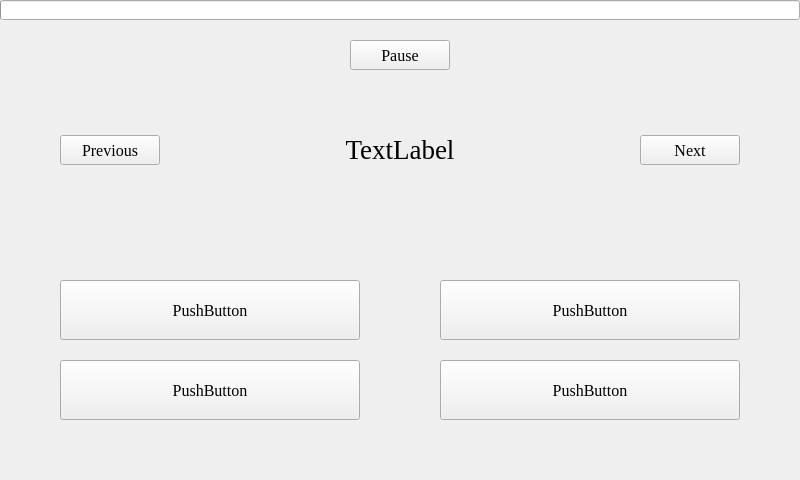
<?xml version="1.0" encoding="UTF-8"?>
<ui version="4.0">
 <class>MainWindow</class>
 <widget class="QMainWindow" name="MainWindow">
  <property name="geometry">
   <rect>
    <x>0</x>
    <y>0</y>
    <width>800</width>
    <height>480</height>
   </rect>
  </property>
  <property name="windowTitle">
   <string>Memerizer</string>
  </property>
  <widget class="QWidget" name="centralwidget">
   <widget class="QLabel" name="labelText">
    <property name="geometry">
     <rect>
      <x>200</x>
      <y>100</y>
      <width>400</width>
      <height>100</height>
     </rect>
    </property>
    <property name="font">
     <font>
      <family>Times New Roman</family>
      <pointsize>20</pointsize>
     </font>
    </property>
    <property name="cursor">
     <cursorShape>IBeamCursor</cursorShape>
    </property>
    <property name="text">
     <string>TextLabel</string>
    </property>
    <property name="alignment">
     <set>Qt::AlignCenter</set>
    </property>
    <property name="textInteractionFlags">
     <set>Qt::TextSelectableByMouse</set>
    </property>
   </widget>
   <widget class="QPushButton" name="pushButton0">
    <property name="geometry">
     <rect>
      <x>60</x>
      <y>280</y>
      <width>300</width>
      <height>60</height>
     </rect>
    </property>
    <property name="font">
     <font>
      <family>Times New Roman</family>
      <pointsize>12</pointsize>
     </font>
    </property>
    <property name="text">
     <string>PushButton</string>
    </property>
   </widget>
   <widget class="QPushButton" name="pushButton1">
    <property name="geometry">
     <rect>
      <x>440</x>
      <y>280</y>
      <width>300</width>
      <height>60</height>
     </rect>
    </property>
    <property name="font">
     <font>
      <family>Times New Roman</family>
      <pointsize>12</pointsize>
     </font>
    </property>
    <property name="text">
     <string>PushButton</string>
    </property>
   </widget>
   <widget class="QPushButton" name="pushButton2">
    <property name="geometry">
     <rect>
      <x>60</x>
      <y>360</y>
      <width>300</width>
      <height>60</height>
     </rect>
    </property>
    <property name="font">
     <font>
      <family>Times New Roman</family>
      <pointsize>12</pointsize>
     </font>
    </property>
    <property name="text">
     <string>PushButton</string>
    </property>
   </widget>
   <widget class="QPushButton" name="pushButton3">
    <property name="geometry">
     <rect>
      <x>440</x>
      <y>360</y>
      <width>300</width>
      <height>60</height>
     </rect>
    </property>
    <property name="font">
     <font>
      <family>Times New Roman</family>
      <pointsize>12</pointsize>
     </font>
    </property>
    <property name="text">
     <string>PushButton</string>
    </property>
   </widget>
   <widget class="QPushButton" name="pushButtonNext">
    <property name="geometry">
     <rect>
      <x>640</x>
      <y>135</y>
      <width>100</width>
      <height>30</height>
     </rect>
    </property>
    <property name="font">
     <font>
      <family>Times New Roman</family>
      <pointsize>12</pointsize>
     </font>
    </property>
    <property name="text">
     <string>Next</string>
    </property>
   </widget>
   <widget class="QProgressBar" name="progressBar">
    <property name="geometry">
     <rect>
      <x>0</x>
      <y>0</y>
      <width>800</width>
      <height>20</height>
     </rect>
    </property>
    <property name="value">
     <number>0</number>
    </property>
    <property name="textVisible">
     <bool>false</bool>
    </property>
   </widget>
   <widget class="QPushButton" name="pushButtonPrevious">
    <property name="geometry">
     <rect>
      <x>60</x>
      <y>135</y>
      <width>100</width>
      <height>30</height>
     </rect>
    </property>
    <property name="font">
     <font>
      <family>Times New Roman</family>
      <pointsize>12</pointsize>
     </font>
    </property>
    <property name="text">
     <string>Previous</string>
    </property>
   </widget>
   <widget class="QPushButton" name="pushButtonPause">
    <property name="geometry">
     <rect>
      <x>350</x>
      <y>40</y>
      <width>100</width>
      <height>30</height>
     </rect>
    </property>
    <property name="font">
     <font>
      <family>Times New Roman</family>
      <pointsize>12</pointsize>
     </font>
    </property>
    <property name="text">
     <string>Pause</string>
    </property>
   </widget>
  </widget>
 </widget>
 <resources/>
 <connections/>
</ui>
